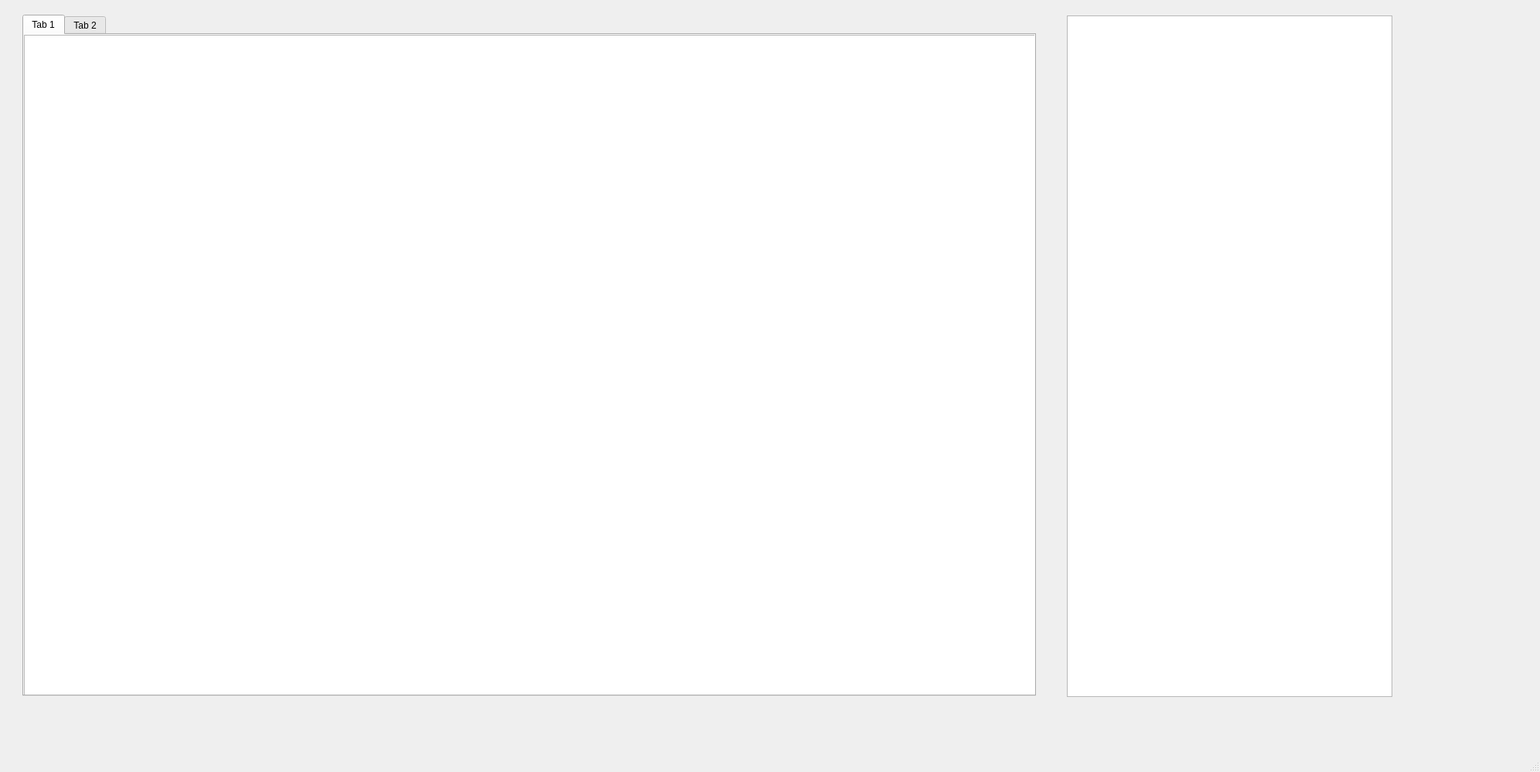
<?xml version="1.0" encoding="UTF-8"?>
<ui version="4.0">
 <class>MainWindow</class>
 <widget class="QMainWindow" name="MainWindow">
  <property name="geometry">
   <rect>
    <x>0</x>
    <y>0</y>
    <width>1992</width>
    <height>998</height>
   </rect>
  </property>
  <property name="windowTitle">
   <string>MainWindow</string>
  </property>
  <widget class="QWidget" name="centralwidget">
   <widget class="QWidget" name="verticalLayoutWidget">
    <property name="geometry">
     <rect>
      <x>1380</x>
      <y>20</y>
      <width>421</width>
      <height>881</height>
     </rect>
    </property>
    <layout class="QVBoxLayout" name="verticalLayout">
     <item>
      <widget class="QTextEdit" name="textEdit"/>
     </item>
    </layout>
   </widget>
   <widget class="QWidget" name="gridLayoutWidget">
    <property name="geometry">
     <rect>
      <x>29</x>
      <y>19</y>
      <width>1311</width>
      <height>881</height>
     </rect>
    </property>
    <layout class="QGridLayout" name="gridLayout">
     <item row="0" column="0">
      <widget class="QTabWidget" name="tabWidget">
       <property name="currentIndex">
        <number>0</number>
       </property>
       <widget class="QWidget" name="tab">
        <attribute name="title">
         <string>Tab 1</string>
        </attribute>
        <widget class="QWidget" name="gridLayoutWidget_2">
         <property name="geometry">
          <rect>
           <x>0</x>
           <y>0</y>
           <width>1311</width>
           <height>861</height>
          </rect>
         </property>
         <layout class="QGridLayout" name="gridLayout_2">
          <item row="0" column="0">
           <widget class="QGraphicsView" name="graphicsView">
            <property name="dragMode">
             <enum>QGraphicsView::ScrollHandDrag</enum>
            </property>
           </widget>
          </item>
         </layout>
        </widget>
       </widget>
       <widget class="QWidget" name="tab_2">
        <attribute name="title">
         <string>Tab 2</string>
        </attribute>
        <widget class="QWidget" name="gridLayoutWidget_3">
         <property name="geometry">
          <rect>
           <x>-10</x>
           <y>0</y>
           <width>1321</width>
           <height>861</height>
          </rect>
         </property>
         <layout class="QGridLayout" name="gridLayout_3">
          <item row="0" column="0">
           <widget class="QTextEdit" name="textEdit_2"/>
          </item>
         </layout>
        </widget>
       </widget>
      </widget>
     </item>
    </layout>
   </widget>
  </widget>
  <widget class="QMenuBar" name="menubar">
   <property name="geometry">
    <rect>
     <x>0</x>
     <y>0</y>
     <width>1992</width>
     <height>21</height>
    </rect>
   </property>
  </widget>
  <widget class="QStatusBar" name="statusbar"/>
 </widget>
 <resources/>
 <connections/>
</ui>
